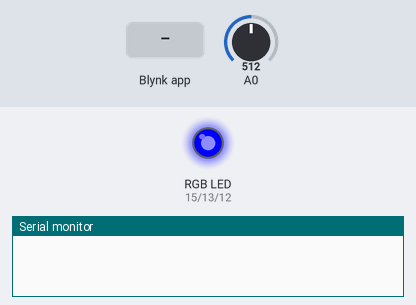
A sketch run on a simulated ESP8266 (NodeMCU). Parts: an RGB LED mixed from three pins (HIGH = lit), the last lines printed to the serial monitor. The inputs (shaded band) are chosen by the test bench; at power-on: A0 = 512. WiFi joins after 1.5 s; servers stay silent unless stated.

Above: at 3.0 s.
3.1 s: A0 set to 613
6.1 s: A0 set to 630
At 6.6 s:
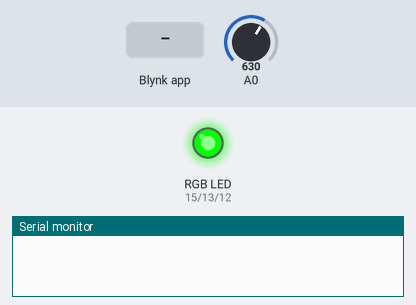
7.6 s: A0 set to 716
At 10.5 s:
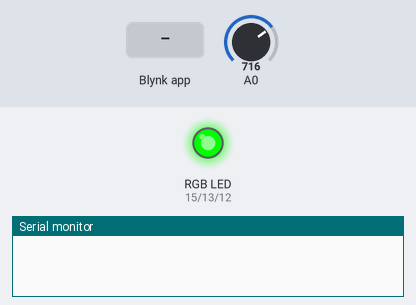
10.6 s: Blynk app writes 1 to V2
At 11.8 s:
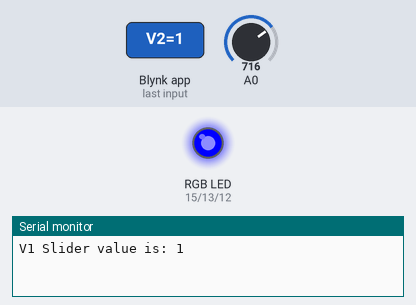
12.6 s: A0 set to 783
15.6 s: A0 set to 792
At 16.3 s:
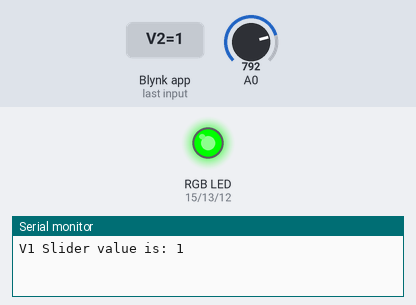
Timing chart, 0 to 18.1 s (numbered marks = the images above; inputs shaded):
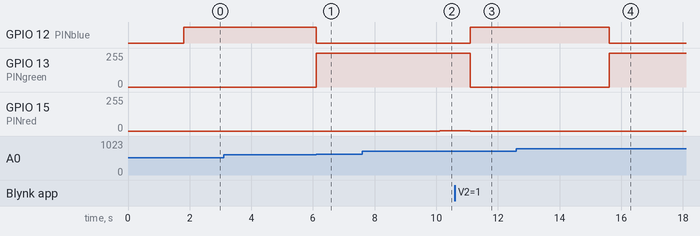

Measured:
- the behaviour switches between 622 and 623 on A0 (found by bisection; images 0 and 1)
- the behaviour switches between 791 and 792 on A0 (found by bisection; images 3 and 4)
- after the input at 3.1 s, every drawn part: stays the same
- after the input at 6.1 s, GPIO 12 (PINblue): HIGH → LOW after 0.00 s instead of 0.41 s; GPIO 13 (PINgreen): 0/255 → 255/255 after 0.00 s instead of 0.41 s
- after the input at 7.6 s, GPIO 13 (PINgreen): 255/255 → 252/255 after 2.5 s; GPIO 15 (PINred): 0/255 → 2/255 after 2.5 s
- after the input at 10.6 s, GPIO 12 (PINblue): LOW → HIGH after 0.51 s
- after the input at 12.6 s, every drawn part: stays the same
- after the input at 15.6 s, GPIO 12 (PINblue): HIGH → LOW after 0.00 s instead of 0.49 s; GPIO 13 (PINgreen): 0/255 → 255/255 after 0.00 s instead of 0.49 s

The sketch:

CO2_Code.ino
```cpp
/***************************************************************************
Code for the carbon dioxide monitoring device.
**************************************************************************/
#include <BlynkSimpleEsp8266.h>
#include <ESP8266WiFi.h>

/* Parameters for average calculation */
const int numReadings = 10;
int readings[numReadings]; // the readings from the analog input
int readIndex = 0; // the index of the current reading
float total = 0; // the running total
float average = 0; // the average

/* The load resistance on the board */
#define RLOAD 10.0

/* Parameters for calculating ppm of CO2 from sensor resistance */
#define PARA 116.6020682
#define PARB 2.769034857

/* Atmospheric CO2 level for calibration purposes */
#define ATMOCO2 397.13

/* Analog PIN */
uint8_t _pin = 0;
int pinValue;

/* Parameters for Calibration */
float RCurrent;
float RMax;

/* Parameters for indicator LED */
int PINblue = 12;
int PINgreen = 13;
int PINred = 15;
float LEDgreen;
float LEDred;
float LEDblue;

/* Parameter for notification status */
int notified;

/* BLYNK Connection Settings */
char auth[] = "VSS1YwptcHnSAnWbVpMwZibSZMsLaiLs";
char ssid[] = "HUAWEI Mate 20 X (5G)";
char pass[] = "1357997531";

/* Get the resistance of the sensor, ie. the measurement value. Return the sensor resistance in kOhm */
float getResistance() {
int val = average;
return ((1023./(float)val) - 1.)*RLOAD;
}

/* Get the ppm of CO2 sensed (assuming only CO2 in the air. Return The ppm of CO2 in the air */
float getPPM() {
return PARA * pow((getResistance()/RMax), -PARB);
}

/* Get the resistance RZero of the sensor for calibration purposes. Return the sensor resistance RZero in kOhm */
float getRZero() {
return getResistance() * pow((ATMOCO2/PARA), (1./PARB));
}

/* Restart calibration if button is pushed on Blynk */
BLYNK_WRITE(V2)
{
int pinValue = param.asInt();
if (pinValue == 1) RMax = 0;
Serial.print("V1 Slider value is: ");
Serial.println(pinValue);
}

void setup() {
/* Prepare array for average calculation */
  for (int thisReading = 0; thisReading < numReadings; thisReading++) {
    readings[thisReading] = 0;
  }
  Blynk.begin(auth, ssid, pass);
}

void loop() { /* Ensure that Blynk reconnects in case of lost connection */
  if(!Blynk.connected()){
    Blynk.connect();
    }
  Blynk.run(); /* Read sensor data and create average */
  total = total - readings[readIndex];
  readings[readIndex] = analogRead(_pin);
  total = total + readings[readIndex];
  readIndex = readIndex + 1;
  if (readIndex >= numReadings) {
  readIndex = 0;
  }
average = total / numReadings;

/* Sensor very volatile, smooth calibration, consider RCurrent with only 0,1% */
float RCurrent = getRZero();
if ((((999 * RMax) + RCurrent)/1000) > RMax) {
RMax = (((999 * RMax) + RCurrent)/1000);
}

/* Calculate PPM */
float ppm = getPPM();

/* Send data to Blynk */
Blynk.virtualWrite(V1, ppm);

/* Indicator LED */
LEDblue = 0;
LEDred = (1024*((ppm-500)/500))/3;
LEDgreen = 1024-((1024*((ppm-500)/500))/3);
if (LEDred > 1024) LEDred = 1024;
if (LEDred < 0) LEDred = 0; if (LEDgreen > 1024)LEDgreen = 1024;
if (LEDgreen < 0) LEDgreen = 0;
/* Blynk notification if PPM exceeds 2000 */
  if (ppm > 2000) {
     if (notified == 0) Blynk.notify("Please open window");
     notified = 1;
  }
  else {
    notified = 0;
  }

/* Calibration LED indicator. Switch already from blue to green when within 95% range. */
if (ppm < (0.95*ATMOCO2)) { LEDgreen = 0; LEDred = 0; LEDblue = 1024; } /* After calibration, one measurement per second is enough */ if (ppm > ATMOCO2) delay(1000);

/* Send values to LEDs */
analogWrite(PINgreen,LEDgreen);
analogWrite(PINred,LEDred);
analogWrite(PINblue,LEDblue);
}
```
